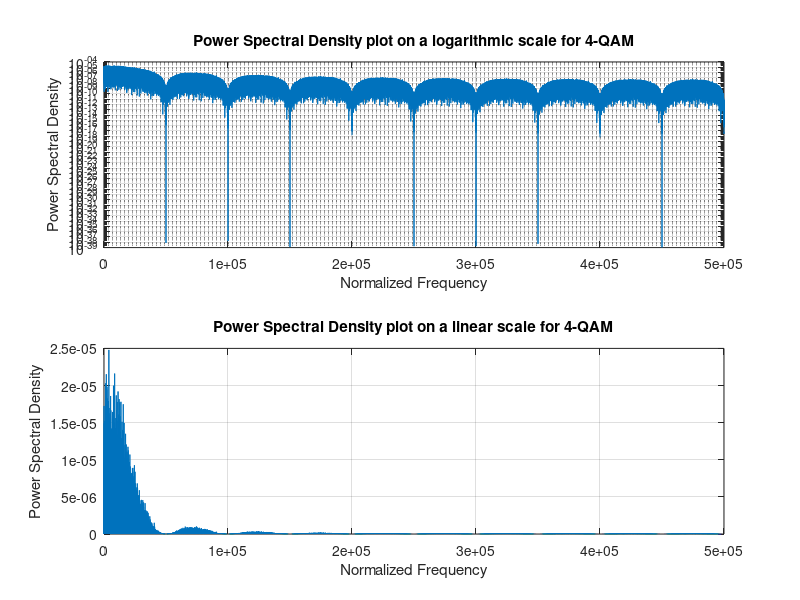

Write MATLAB code to recreate this figure.

%%%%%%%%%%%%%%%%%%%%%%%%%%%%%%%%%%%%%%%%%%%%%%%%%%%%%%%%%%%%
% Title     : Power Spectral Density for 4-QAM modulation that uses Gray encoding
% Author	: balarcode
% Version	: 1.0
% Date		: 28th September 2024
% File Type : Matlab Script
% File Test : Verified on Matlab R2024b
% Comments  : From the power spectral density spectrum, it can be noticed that the 
%             zero crossings occur at 0.5, 1, 1.5, 2, 2.5 and so on.
%             The main lobe (from 0 till 0.5) in the power spectral density plot on a
%             logarithmic scale is slightly bigger than the side lobes and 
%             this confirms that more energy is prevalent in the main lobe. 
%             In fact, it is quite evident from the power spectral density plot
%             on a linear scale.
%             The Power spectral density for 4-QAM is given by the expression: 
%             S(f) = (2/3)*(M-1)*log2(M)*Eb*{sinc((log2(M)*Tb*f)}^2
%
% All Rights Reserved.
% %%%%%%%%%%%%%%%%%%%%%%%%%%%%%%%%%%%%%%%%%%%%%%%%%%%%%%%%%%
%%

clear

% Simulation Parameter Initialization
% -----------------------------------
N = 10^5; % Number of symbols
M = 4;    % Constellation size 
% NOTE: i.e. the 'k' information bits in the information bit sequence is mapped onto 'M' different amplitude levels.
%       And each of 10^5 symbols take one of the different amplitude levels 'M' as defined in the constellation diagram.
k = log2(M); % Bits per symbol
width = 20; % Width of a pulse shaping function
Pulse_Shaping_Func = window(@rectwin, width); 
% NOTE: Generates a rectangular window function of width = 20.
%       The Pulse Shaping Function obtained would be a column vector of size = 20x1.
%       Pulse_Shaping_Func defined above is equivalent to defining an other function: ones(width,1).
Tsym = 2; % Tsym is chosen to be 2 seconds.

% Define the real and imaginary PAM constellation for 4-QAM
real_value = [-(2*sqrt(M)/2-1):2:-1 1:2:2*sqrt(M)/2-1];
imag_value = [-(2*sqrt(M)/2-1):2:-1 1:2:2*sqrt(M)/2-1];
k_4QAM =  1 / sqrt(2 * (M-1) / 3);
% NOTE: Eavg = 2*(M-1)/3 for an M-QAM Signal AND k_MQAM = 1 / sqrt(Eavg); For 4-QAM, Eavg = 2.

% Symbol Generation
% -----------------------
ipBit = rand(1,N*k,1)>0.5; % Random 1's and 0's
ipBitReshape = reshape(ipBit,k,N).';
bin2DecMatrix = ones(N,1)*(2.^((k/2-1):-1:0)) ; % Conversion from binary to decimal
% real
ipBitRe =  ipBitReshape(:,(1:k/2));
ipDecRe = sum(ipBitRe.*bin2DecMatrix,2);
ipGrayDecRe = bitxor(ipDecRe,floor(ipDecRe/2));
% imaginary
ipBitIm =  ipBitReshape(:,(k/2+1:k));
ipDecIm = sum(ipBitIm.*bin2DecMatrix,2);
ipGrayDecIm = bitxor(ipDecIm,floor(ipDecIm/2)); 
% mapping the Gray coded symbols into constellation
modRe = real_value(ipGrayDecRe+1);
modIm = imag_value(ipGrayDecIm+1);

% Complex Constellation
mod = modRe + (1i * modIm);
mod1 = k_4QAM * mod; % Normalization of transmit power to one 
mod2 = mod1' * Pulse_Shaping_Func'; % Each symbol is multiplied by pulse shaping function which is a rectangular function.
mod_reshaped = reshape(mod2',1,size(mod2,1)*size(mod2,2));

length_mod_reshaped = length(mod_reshaped);

% Power Spectrum Calculation
% --------------------------
psd1 = abs(fft(mod_reshaped)) / length_mod_reshaped / 2;
psd = psd1(1:(length_mod_reshaped/2)).^2;

freq = [0:length_mod_reshaped/2-1] / Tsym;

% Figure(s) plotting
% --------------------------
close all; 
figure
subplot(2,1,1);
semilogy(freq, psd); % Plot on a semilog scale
title('Power Spectral Density plot on a logarithmic scale for 4-QAM');
grid on;
xlabel('Normalized Frequency');
ylabel('Power Spectral Density');

subplot(2,1,2);
plot(freq,psd); 
title('Power Spectral Density plot on a linear scale for 4-QAM');
grid on;
xlabel('Normalized Frequency');
ylabel('Power Spectral Density');